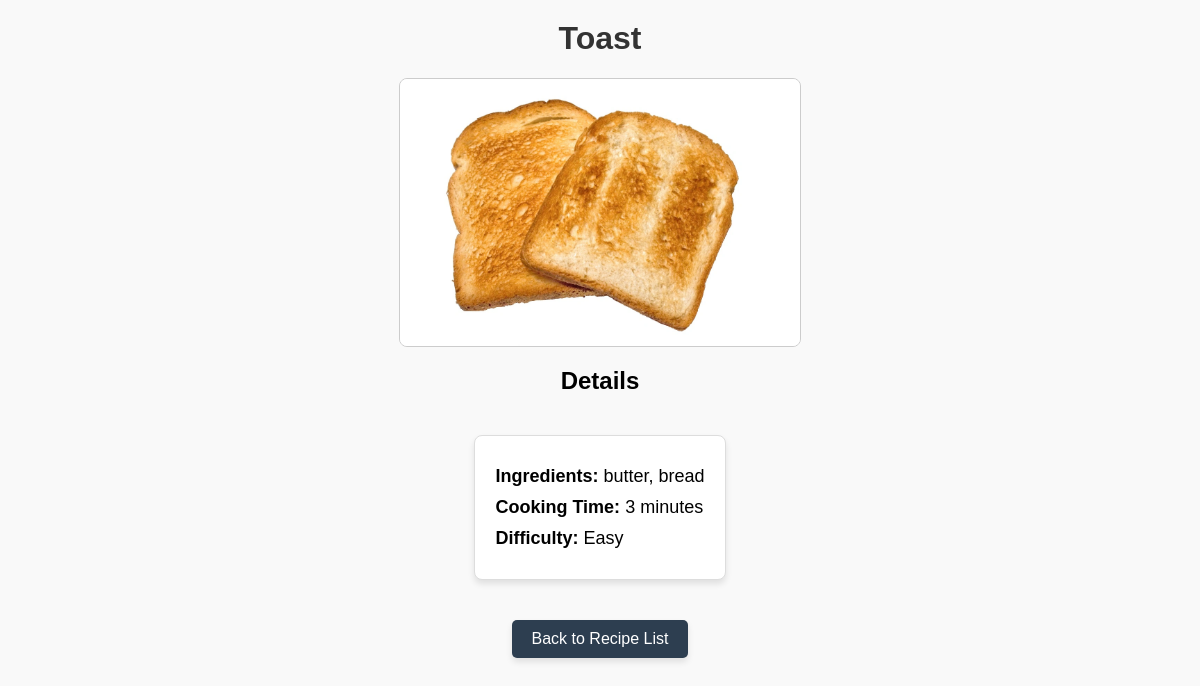
Screenshot of /list/9 (signed in) with the database file from the repository.
### recipes/models.py (models this page shows, shortened)
class Recipe(models.Model):
    name = models.CharField(max_length=50)
    ingredients = models.CharField(max_length=255)
    cooking_time = models.IntegerField()
    difficulty = models.CharField(max_length=20, blank=True) # Optional or default value
    pic = models.ImageField(upload_to='recipes', default='no_picture.jpg')
    created_date = models.DateTimeField(auto_now_add=True)

### recipes/views.py (the view)
# urls.py: path('list/<int:pk>', RecipeDetailView.as_view(), name='recipes_detail'),
class RecipeDetailView(LoginRequiredMixin, DetailView):
    model = Recipe
    template_name = 'recipes/recipes_detail.html'

### recipes/templates/recipes/recipes_detail.html (shortened to what this page needs)
{% load static %}
<!DOCTYPE html>
<html>
<head>
</head>
<body>
    <h1>{{ object.name }}</h1>
    {% if object.pic %}
    <img src="{{ object.pic.url }}" alt="{{ object.name }}" style="max-width: 400px; height: auto;">
    {% else %}
    <p>No picture available</p>
    {% endif %}
    <h2>Details</h2>
    <ul>
        <li><strong>Ingredients:</strong> {{ object.ingredients }}</li>
        <li><strong>Cooking Time:</strong> {{ object.cooking_time }} minutes</li>
        <li><strong>Difficulty:</strong> {{ object.difficulty }}</li>
    </ul>
    <div>
        <a href="{% url 'recipes:recipes_list' %}">Back to Recipe List</a>
    </div>
</body>
</html>

### recipes/templates/recipes/recipes_detail.html (style rules this page uses)
body { font-family: Arial, sans-serif; text-align: center; margin: 0; padding: 0; background-color: #f9f9f9; }
h1 { margin-top: 20px; color: #333; }
img { display: block; margin: 20px auto; max-width: 80%; height: auto; border: 1px solid #ccc; border-radius: 8px; }
ul { list-style-type: none; padding: 0; margin: 20px auto; display: inline-block; text-align: left; background: #fff; border: 1px solid #ddd; border-radius: 8px; padding: 20px; box-shadow: 0 4px 6px rgba(0, 0, 0, 0.1); }
li { margin: 10px 0; font-size: 18px; }
a { display: inline-block; margin-top: 20px; text-decoration: none; padding: 10px 20px; color: white; background-color: #2d3e50; border-radius: 5px; font-size: 16px; box-shadow: 0 4px 6px rgba(0, 0, 0, 0.1); transition: background-color 0.3s; }

### rows the page displays
Recipe: name "Toast", pic (picture), ingredients "butter, bread", cooking_time "3", difficulty "Easy"
